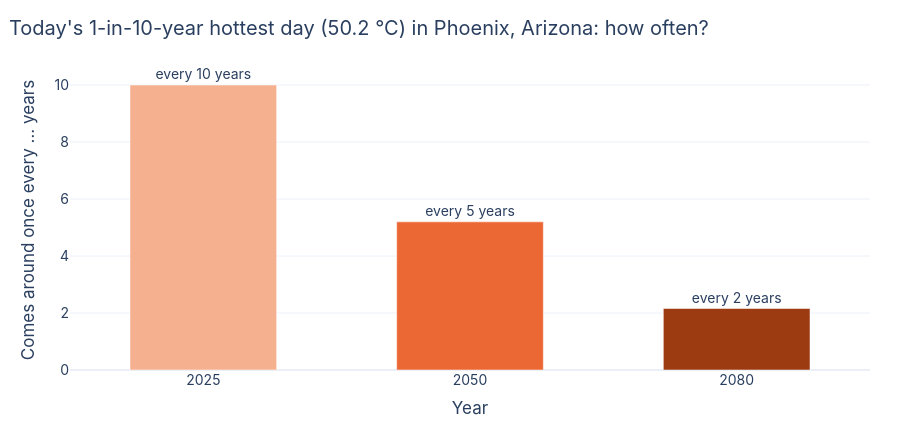

Here is the notebook cell this chart was saved with:
### Markdown cell above
### The answer, in one picture

Instead of comparing against a different source, compare CRC Open with itself:
take today's (2025) **1-in-10-year hottest day** and ask how often that same
temperature comes around later in the century.

### Code cell
today_rp = 10
threshold = float(curve_values(future[2025], [today_rp])[0])
new_rp = {h: 1 / (1 - float(np.asarray(future[h].cdf([threshold]))[0])) for h in HORIZONS}

fig = go.Figure(go.Bar(
    x=[str(h) for h in HORIZONS], y=[new_rp[h] for h in HORIZONS],
    marker_color=[FUTURE[h] for h in HORIZONS], width=0.55,
    text=[f"every {new_rp[h]:.0f} years" if new_rp[h] >= 1.95 else "almost every year" for h in HORIZONS],
    textposition="outside", cliponaxis=False,
    hovertemplate="%{x}: once every %{y:.1f} years<extra></extra>",
))
layout(fig, f"Today's 1-in-{today_rp}-year hottest day ({kelvin_to_celsius(threshold):.1f} °C) in {CITY['name']}: how often?",
       yaxis=dict(title="Comes around once every … years", rangemode="tozero"), xaxis_title="Year", showlegend=False)
fig.show()

### Figure 1 — Plotly figure (JSON) as saved in the notebook; plotly's stock layout.template omitted (floating-point values rounded to 4 significant figures)
{"data": [{"cliponaxis": false, "hovertemplate": "%{x}: once every %{y:.1f} years<extra></extra>", "marker": {"color": ["#f5b08f", "#eb6834", "#9c3a12"]}, "text": ["every 10 years", "every 5 years", "every 2 years"], "textposition": "outside", "type": "bar", "width": 0.55, "x": ["2025", "2050", "2080"], "y": [10.0, 5.198, 2.158]}], "layout": {"font": {"family": "Inter, Helvetica, Arial, sans-serif", "size": 14}, "height": 430, "margin": {"b": 60, "l": 70, "r": 30, "t": 70}, "showlegend": false, "title": {"text": "Today's 1-in-10-year hottest day (50.2 °C) in Phoenix, Arizona: how often?", "x": 0.01}, "xaxis": {"title": {"text": "Year"}}, "yaxis": {"rangemode": "tozero", "title": {"text": "Comes around once every … years"}}}}
